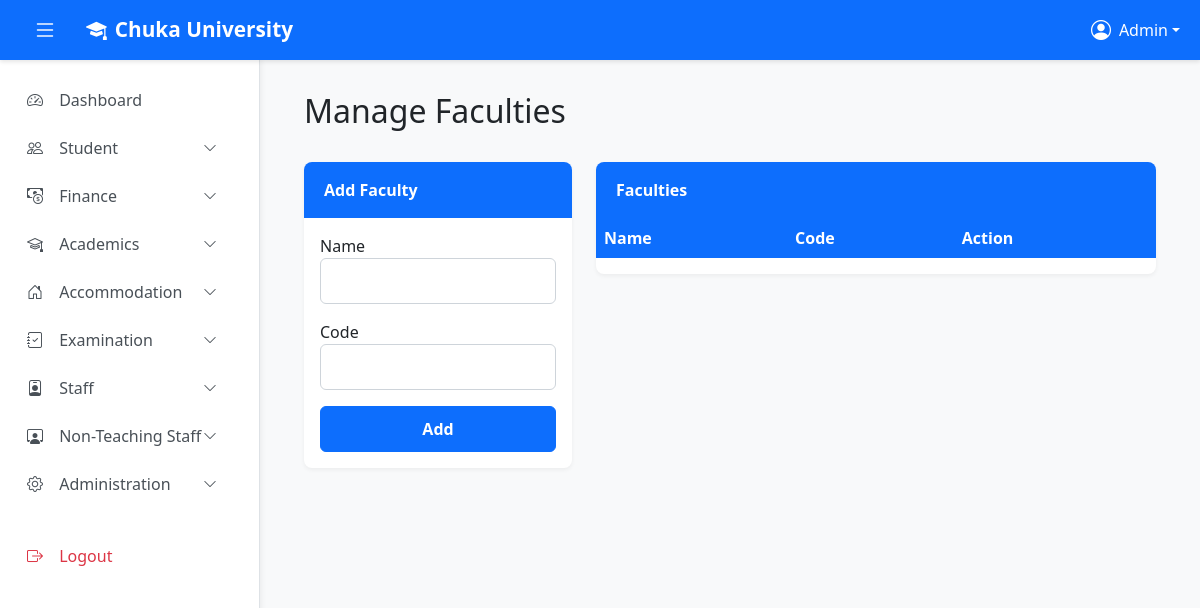
The page /admin/faculties/manage.php (signed in) on the database as committed earlier.
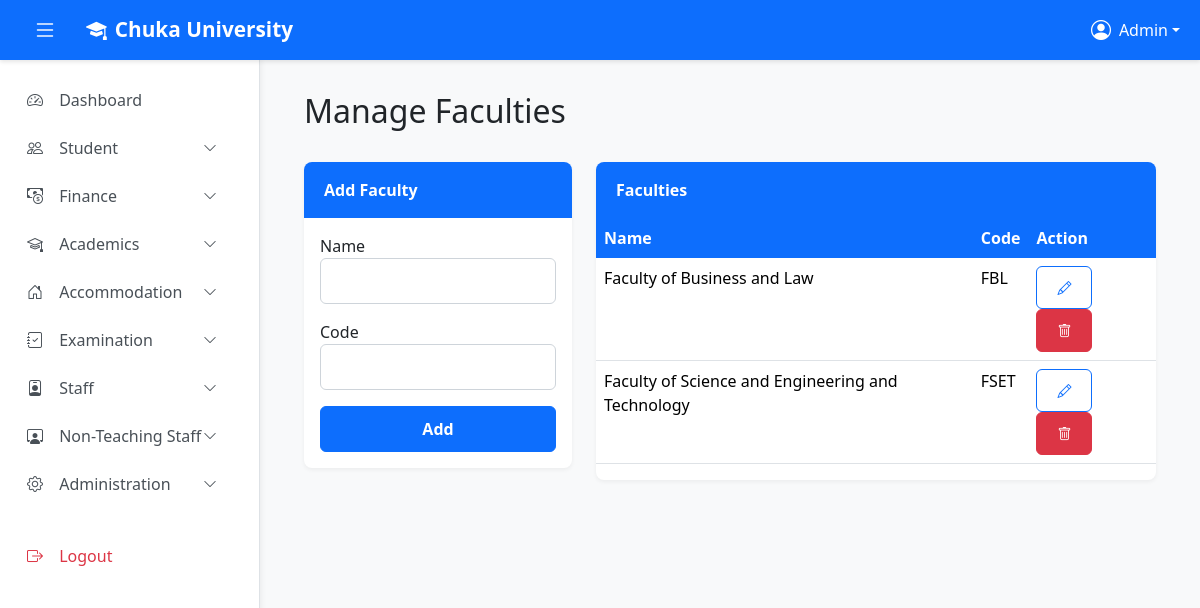
The same page on the database as committed later.
### tables this page shows
CREATE TABLE `faculties` (
  `id` int(11) NOT NULL,
  `faculty_name` varchar(100) NOT NULL,
  `faculty_code` varchar(10) NOT NULL,
  `created_at` timestamp NOT NULL DEFAULT current_timestamp()
);

### admin/faculties/manage.php (the view, shortened to what this page needs)
<?php
require_once '../../config.php';
$faculties = $conn->query("SELECT * FROM faculties ORDER BY faculty_name ASC")->fetch_all(MYSQLI_ASSOC);
?>
<!DOCTYPE html>
<html lang="en">
<head>
    <link href="https://cdn.jsdelivr.net/npm/bootstrap@5.3.3/dist/css/bootstrap.min.css" rel="stylesheet">
    <link href="https://cdn.jsdelivr.net/npm/bootstrap-icons@1.11.3/font/bootstrap-icons.css" rel="stylesheet">
    <link href="../assets/main.css" rel="stylesheet"/>
</head>
<body>
    <?php include '../partials/top_navbar.php'; ?>
    <?php include '../partials/sidebar.php'; ?>
    <main class="main-content" id="mainContent">
        <div class="container-fluid">
            <div class="row mb-4"><div class="col-12"><h2>Manage Faculties</h2></div></div>
            <div class="row">
                <div class="col-lg-4">
                    <div class="card">
                        <div class="card-header">Add Faculty</div>
                        <div class="card-body">
                            <form method="post">
                                <div class="mb-3"><label>Name</label><input type="text" name="faculty_name" class="form-control" required></div>
                                <div class="mb-3"><label>Code</label><input type="text" name="faculty_code" class="form-control" required></div>
                                <button class="btn btn-primary w-100">Add</button>
                            </form>
                        </div>
                    </div>
                </div>
                <div class="col-lg-8">
                    <div class="card">
                        <div class="card-header">Faculties</div>
                        <div class="card-body p-0">
                            <table class="table table-hover">
                                <thead><tr><th>Name</th><th>Code</th><th>Action</th></tr></thead>
                                <tbody>
                                    <?php foreach ($faculties as $f): ?>
                                    <tr>
                                        <td><?php echo htmlspecialchars($f['faculty_name']); ?></td>
                                        <td><?php echo htmlspecialchars($f['faculty_code']); ?></td>
                                        <td>
                                            <button class="btn btn-sm btn-outline-primary edit-faculty-btn"
                                                data-bs-toggle="modal" data-bs-target="#editFacultyModal"
                                                data-id="<?php echo $f['id']; ?>"
                                                data-name="<?php echo htmlspecialchars($f['faculty_name']); ?>"
                                                data-code="<?php echo htmlspecialchars($f['faculty_code']); ?>">
                                                <i class="bi bi-pencil"></i>
                                            </button>
                                            <form method="post" class="d-inline" onsubmit="return confirm('Delete?');">
                                                <button class="btn btn-sm btn-danger"><i class="bi bi-trash"></i></button>
                                            </form>
                                        </td>
                                    </tr>
                                    <?php endforeach; ?>
                                </tbody>
                            </table>
                        </div>
                    </div>
                </div>
            </div>
        </div>
    </main>
</html>

Rows that differ between the two databases and show on the page:
added faculties: faculty_name "Faculty of Business and Law", faculty_code "FBL"
added faculties: faculty_name "Faculty of Science and Engineering and Technology", faculty_code "FSET"
